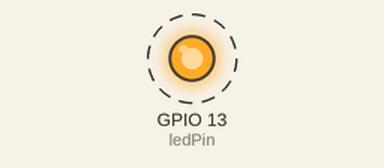
A sketch run on a simulated ESP32. Parts: output pins drawn as LEDs (lit = HIGH). Dashed ring = blinking. What the sketch prints to the serial monitor is not drawn.

Above: at 0.5 s.
Timing chart, 0 to 4.6 s (numbered marks = the images above):
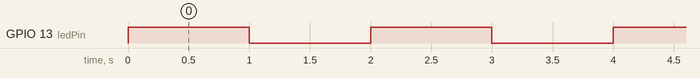

Measured:
- by itself, GPIO 13 (ledPin): alternates HIGH for 1.0 s and LOW for 1.0 s

The sketch:

MercuryTiltSwitch.ino
```cpp
int ledPin = 13; // Change this to 2 for the built-in LED on many ESP32 boards

void setup() {
  pinMode(ledPin, OUTPUT);
  Serial.begin(115200);
  Serial.println("ESP32 is starting...");
}

void loop() {
  digitalWrite(ledPin, HIGH);   // Turn the LED on
  delay(1000);                  // Wait for a second
  digitalWrite(ledPin, LOW);    // Turn the LED off
  delay(1000);                  // Wait for a second
  Serial.println("Running...");
}
```
